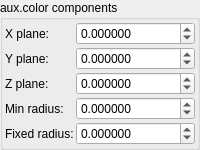
    <widget class="QGroupBox" name="groupBox_6">
     <property name="title">
      <string>aux.color components</string>
     </property>
     <layout class="QVBoxLayout" name="verticalLayout_8">
      <property name="leftMargin">
       <number>2</number>
      </property>
      <property name="topMargin">
       <number>2</number>
      </property>
      <property name="rightMargin">
       <number>2</number>
      </property>
      <property name="bottomMargin">
       <number>2</number>
      </property>
      <item>
       <layout class="QGridLayout" name="gridLayout_13" columnstretch="0,2">
        <property name="spacing">
         <number>2</number>
        </property>
        <item row="4" column="1">
         <widget class="MyDoubleSpinBox" name="spinbox_mandelbox_color_Sp2">
          <property name="sizePolicy">
           <sizepolicy hsizetype="Minimum" vsizetype="Maximum">
            <horstretch>0</horstretch>
            <verstretch>0</verstretch>
           </sizepolicy>
          </property>
          <property name="prefix">
           <string/>
          </property>
          <property name="suffix">
           <string/>
          </property>
          <property name="decimals">
           <number>6</number>
          </property>
          <property name="minimum">
           <double>-100.000000000000000</double>
          </property>
          <property name="maximum">
           <double>100.000000000000000</double>
          </property>
          <property name="singleStep">
           <double>0.100000000000000</double>
          </property>
         </widget>
        </item>
        <item row="2" column="1">
         <widget class="MyDoubleSpinBox" name="spinbox3_mandelbox_color_z">
          <property name="sizePolicy">
           <sizepolicy hsizetype="Minimum" vsizetype="Maximum">
            <horstretch>0</horstretch>
            <verstretch>0</verstretch>
           </sizepolicy>
          </property>
          <property name="prefix">
           <string/>
          </property>
          <property name="suffix">
           <string/>
          </property>
          <property name="decimals">
           <number>6</number>
          </property>
          <property name="minimum">
           <double>-100.000000000000000</double>
          </property>
          <property name="maximum">
           <double>100.000000000000000</double>
          </property>
          <property name="singleStep">
           <double>0.100000000000000</double>
          </property>
         </widget>
        </item>
        <item row="1" column="0">
         <widget class="QLabel" name="label_26">
          <property name="text">
           <string>Y plane:</string>
          </property>
         </widget>
        </item>
        <item row="1" column="1">
         <widget class="MyDoubleSpinBox" name="spinbox3_mandelbox_color_y">
          <property name="sizePolicy">
           <sizepolicy hsizetype="Minimum" vsizetype="Maximum">
            <horstretch>0</horstretch>
            <verstretch>0</verstretch>
           </sizepolicy>
          </property>
          <property name="prefix">
           <string/>
          </property>
          <property name="suffix">
           <string/>
          </property>
          <property name="decimals">
           <number>6</number>
          </property>
          <property name="minimum">
           <double>-100.000000000000000</double>
          </property>
          <property name="maximum">
           <double>100.000000000000000</double>
          </property>
          <property name="singleStep">
           <double>0.100000000000000</double>
          </property>
         </widget>
        </item>
        <item row="0" column="0">
         <widget class="QLabel" name="label_25">
          <property name="text">
           <string>X plane:</string>
          </property>
         </widget>
        </item>
        <item row="3" column="1">
         <widget class="MyDoubleSpinBox" name="spinbox_mandelbox_color_Sp1">
          <property name="sizePolicy">
           <sizepolicy hsizetype="Minimum" vsizetype="Maximum">
            <horstretch>0</horstretch>
            <verstretch>0</verstretch>
           </sizepolicy>
          </property>
          <property name="prefix">
           <string/>
          </property>
          <property name="suffix">
           <string/>
          </property>
          <property name="decimals">
           <number>6</number>
          </property>
          <property name="minimum">
           <double>-100.000000000000000</double>
          </property>
          <property name="maximum">
           <double>100.000000000000000</double>
          </property>
          <property name="singleStep">
           <double>0.100000000000000</double>
          </property>
         </widget>
        </item>
        <item row="0" column="1">
         <widget class="MyDoubleSpinBox" name="spinbox3_mandelbox_color_x">
          <property name="sizePolicy">
           <sizepolicy hsizetype="Minimum" vsizetype="Maximum">
            <horstretch>0</horstretch>
            <verstretch>0</verstretch>
           </sizepolicy>
          </property>
          <property name="prefix">
           <string/>
          </property>
          <property name="suffix">
           <string/>
          </property>
          <property name="decimals">
           <number>6</number>
          </property>
          <property name="minimum">
           <double>-100.000000000000000</double>
          </property>
          <property name="maximum">
           <double>100.000000000000000</double>
          </property>
          <property name="singleStep">
           <double>0.100000000000000</double>
          </property>
         </widget>
        </item>
        <item row="2" column="0">
         <widget class="QLabel" name="label_30">
          <property name="text">
           <string>Z plane:</string>
          </property>
         </widget>
        </item>
        <item row="3" column="0">
         <widget class="QLabel" name="label_28">
          <property name="text">
           <string>Min radius:</string>
          </property>
         </widget>
        </item>
        <item row="4" column="0">
         <widget class="QLabel" name="label_29">
          <property name="text">
           <string>Fixed radius:</string>
          </property>
         </widget>
        </item>
       </layout>
      </item>
     </layout>
    </widget>
